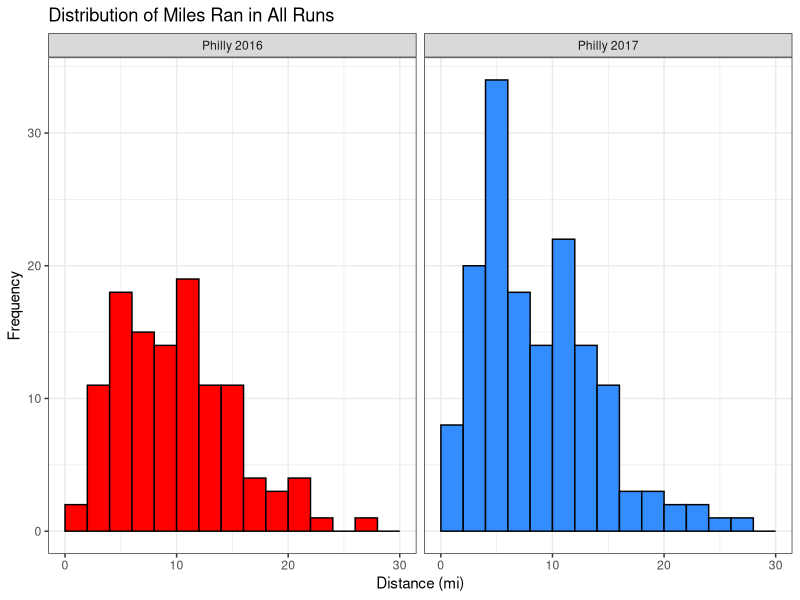
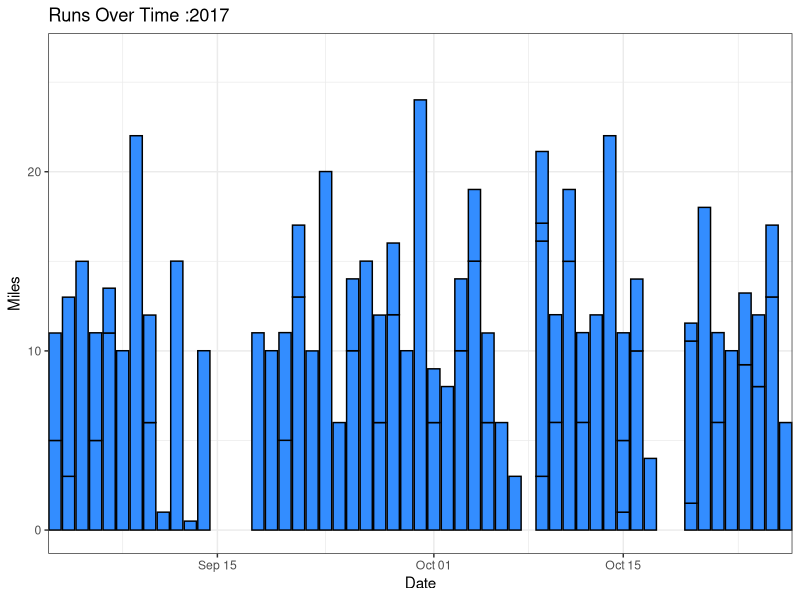
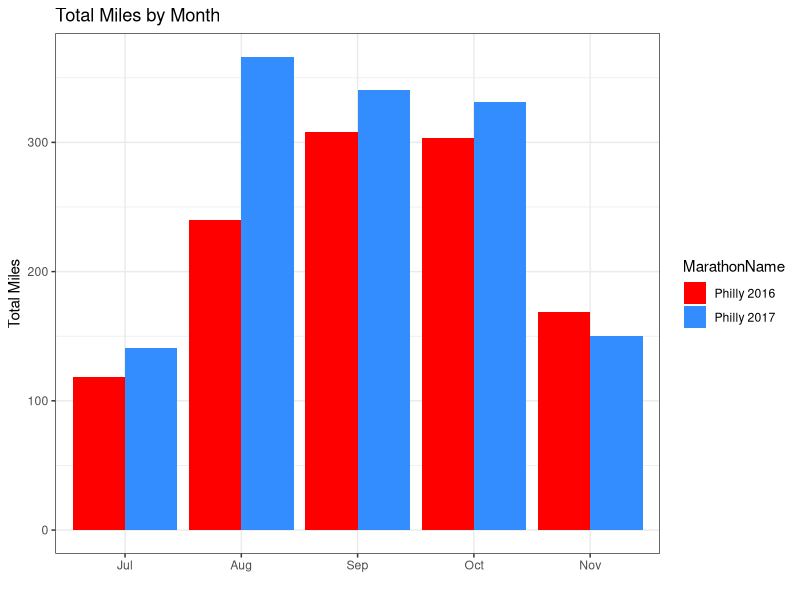
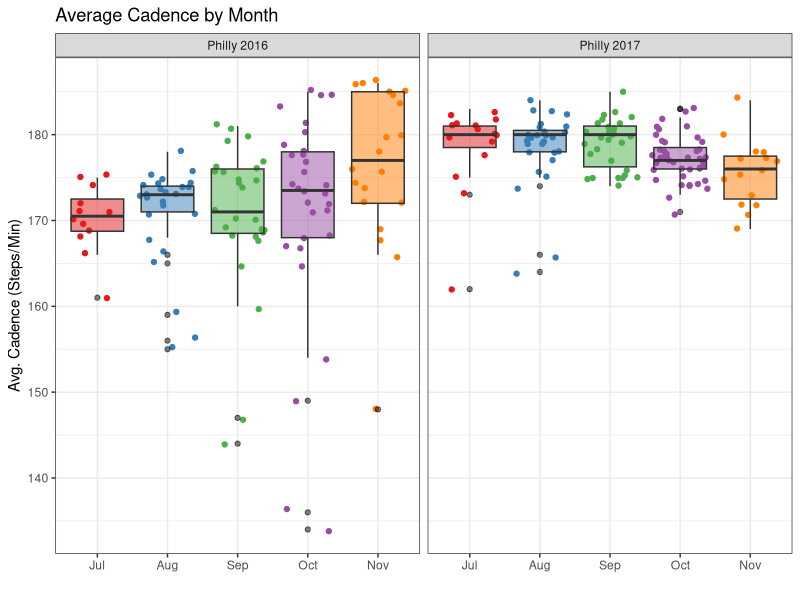
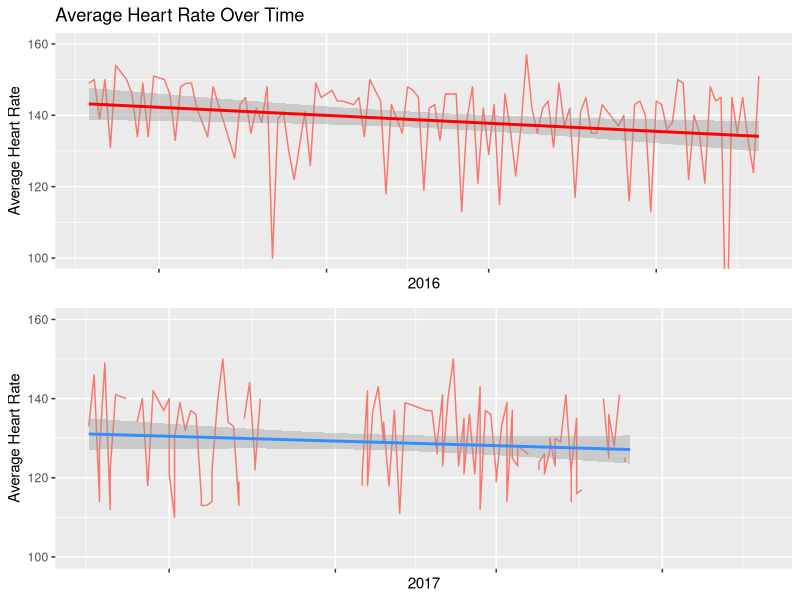
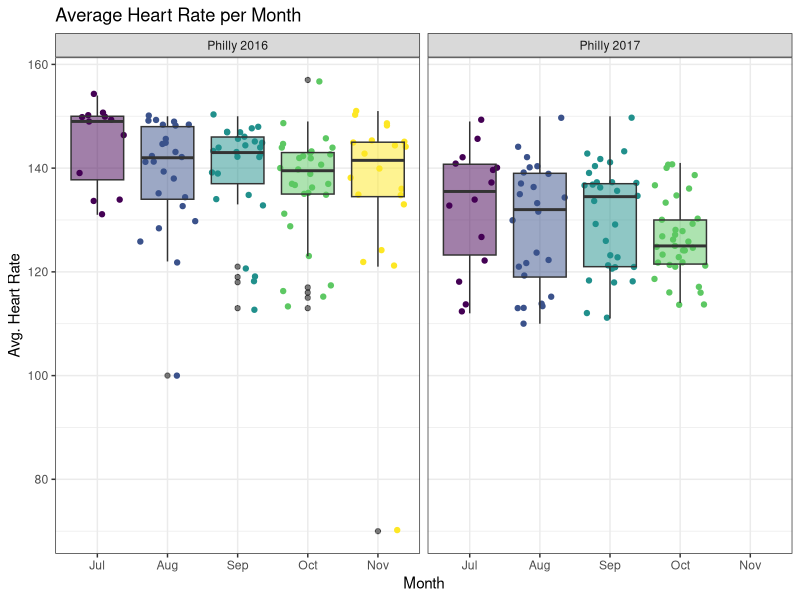
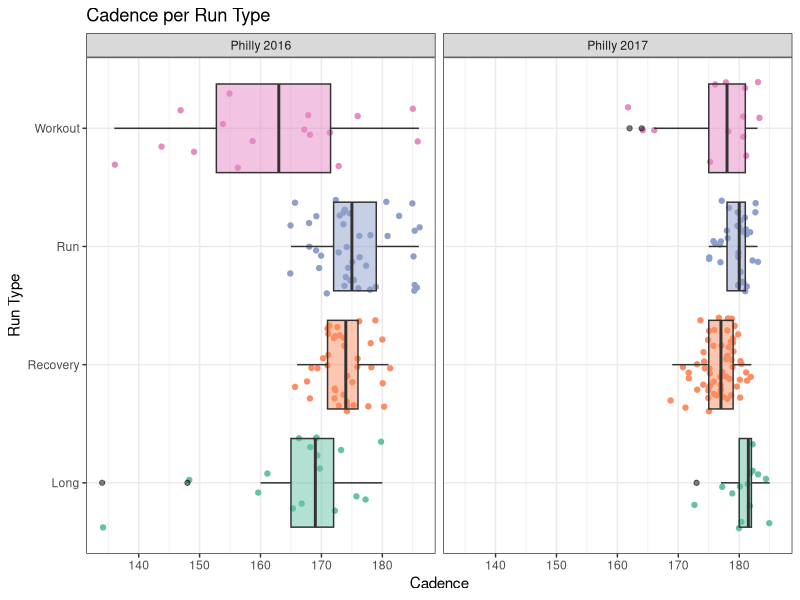
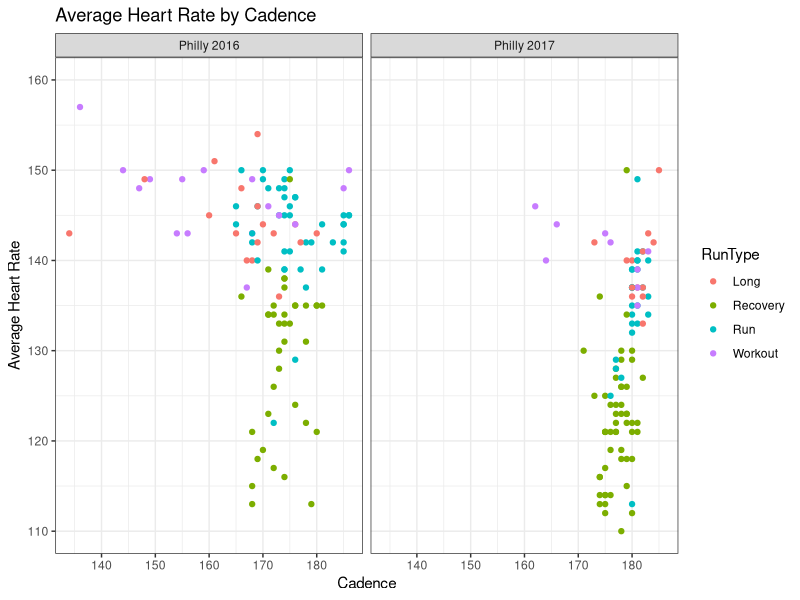

Generate these figures, in order, with R:
## ---- chunk 1
library(tidyverse) # data cleaning and manipulation
library(ggplot2) # plotting
library(lubridate) # dates
library(RColorBrewer) # plotting
library(magrittr) # pipe operations
library(knitr) # kable()
library(gridExtra) # grid.arrange()

## load in data files for both races
philly17 <- read.csv("../../Data/2017/cleanedMarathonTrainingData_philly17.csv", stringsAsFactors = F)
philly16 <- read.csv("../../Data/2016/cleanedMarathonTrainingData_philly16.csv", stringsAsFactors = F)

# random missing month value?
philly16[17,"Month"] <- "Aug"

## combine into 1 dataset and remove redundant row
philly <- rbind(philly16,philly17)
philly %<>% select(-X) %>%
  mutate(MarathonName = if_else(Marathon == "ph16","Philly 2016","Philly 2017"),
         # make POSIXct again
         Time = as.POSIXct(Time),
         Avg.Pace = as.POSIXct(Avg.Pace),
         Best.Pace = as.POSIXct(Best.Pace),
         Date = as.POSIXct(Date),
         StartTime = as.POSIXct(StartTime),
         # make Month an ordered factor
         Month = factor(Month, ordered = TRUE, 
                        levels = c("Jul","Aug","Sep","Oct","Nov")))

#glimpse(philly)
philly %>%
  group_by(MarathonName) %>%
  summarize(Count = n()) %>%
  kable()
## ---- chunk 2
#distance histogram
ggplot(data = philly, aes(x = Distance)) + 
  geom_histogram(binwidth = 2, aes(fill = MarathonName), colour = "black", boundary = 2) +
  scale_fill_manual(values = c("red","#338dff")) + 
  theme_bw() + 
  scale_x_continuous(limits = c(0, 30)) +
  xlab("Distance (mi)") + 
  ylab("Frequency") + 
  ggtitle("Distribution of Miles Ran in All Runs") + 
  guides(fill = FALSE) +
  facet_grid(~ MarathonName)
## ---- chunk 3
philly %>%
  group_by(MarathonName,RunCat) %>%
  summarize(Count = n()) %>%
  spread(key = RunCat, value = Count) %>%
  kable() # print as table
## ---- chunk 4
philly %>%
  filter(RunCat == "Misc") %>%
  select(Name,Date,RunCat) %>%
  kable()
## ---- chunk 5
philly %>%
  filter(Marathon == "ph17") %>%
  ggplot(aes(Date, Distance)) + 
    geom_bar(stat="identity", fill = "#338dff", colour = "black") +
    theme_bw() + 
    xlab("Date") + 
    ylab("Miles") + 
    ggtitle("Runs Over Time :2017") +
    guides(fill = FALSE) +
    coord_cartesian(xlim = c(as.POSIXct("2017-09-05", format = "%Y-%m-%d"),
                             as.POSIXct("2017-10-25", format = "%Y-%m-%d")))
## ---- chunk 6
philly %>%
  group_by(MarathonName) %>%
  select(Distance) %>%
  summarize(Mean = mean(Distance), Median = median(Distance), StdDev = sd(Distance),
            Min = min(Distance), Max = max(Distance), Count = n()) %>%
  kable()
## ---- chunk 7
philly %>% 
  select(Month,MarathonName,Distance) %>%
  group_by(Month,MarathonName) %>% 
  summarise(sum = sum(Distance)) %>%
  ggplot(aes(x = Month, y = sum, fill = MarathonName)) +
    geom_bar(stat = "identity", position = "dodge") +
    scale_fill_manual(values = c("red","#338dff")) + 
    theme_bw() + 
    xlab("") + 
    ylab("Total Miles") + 
    ggtitle("Total Miles by Month")
## ---- chunk 8
philly %>%
  filter(Month == "Nov") %>%
  group_by(MarathonName) %>%
  summarize(Count = n()) %>%
  kable() # print as table
## ---- chunk 9
#avg. cadence grouped by month
ggplot(data = philly, aes(Month, Avg.Cadence)) + 
  geom_jitter(aes(colour = Month)) +
  geom_boxplot(aes(fill = Month), outlier.colour = "black", alpha = 0.5) +
  scale_colour_brewer(palette = "Set1") +
  scale_fill_brewer(palette = "Set1") +
  theme_bw() + 
  xlab("") + 
  ylab("Avg. Cadence (Steps/Min)") + 
  theme(legend.position = "none") + 
  ggtitle("Average Cadence by Month") + 
  facet_grid(~ MarathonName)
## ---- chunk 10
philly %>%
  filter(Month %in% c("Jul","Aug"),
         Marathon == "ph17") %>%
  select(Name,Date,Avg.Cadence) %>%
  arrange(Avg.Cadence) %>%
  head(8) %>%
  kable()
## ---- chunk 11
hr16 <- philly %>%
  filter(Marathon == "ph16") %>%
  ggplot(data = , aes(Date, Avg.HR)) + 
    geom_line(aes(group=1, colour = "red")) +
    geom_smooth(method = "lm", se = T, colour = "red") + 
    theme(axis.text.x = element_blank(), legend.position = "none") +
    xlab("2016") + 
    ylab("Average Heart Rate") + 
    ggtitle("Average Heart Rate Over Time") + 
    coord_cartesian(ylim = c(100, 160))

hr17 <- philly %>%
  filter(Marathon == "ph17") %>%
  ggplot(data = , aes(Date, Avg.HR)) + 
    geom_line(aes(group=1, colour = "green")) +
    geom_smooth(method = "lm", se = T, colour = "#338dff") + 
    theme(axis.text.x = element_blank(), legend.position = "none") +
    xlab("2017") + 
    ylab("Average Heart Rate") + 
    coord_cartesian(ylim = c(100, 160))

grid.arrange(hr16, hr17, nrow = 2)
## ---- chunk 12
#avg. HR grouped by month
ggplot(data = philly, aes(Month, Avg.HR)) + 
  geom_jitter(aes(colour = Month)) +
  geom_boxplot(aes(fill = Month), outlier.colour = "black", alpha = 0.5) + 
  theme_bw() +
  theme(legend.position = "none") + 
  xlab("Month") + 
  ylab("Avg. Heart Rate") + 
  ggtitle("Average Heart Rate per Month") + facet_grid(~ MarathonName)
## ---- chunk 13
#avg. cadence grouped by month
philly %>%
  filter(RunType != "Race",
         RunType != "Misc") %>%
  ggplot(aes(RunType, Avg.Cadence)) + 
    geom_jitter(aes(colour = RunType)) +
    geom_boxplot(aes(fill = RunType), outlier.colour = "black", alpha = 0.5) +
    theme_bw() +
    theme(legend.position = "none") + 
    scale_colour_brewer(palette = "Set2") +
    scale_fill_brewer(palette = "Set2") +
    xlab("Run Type") + 
    ylab("Cadence") + 
    guides(fill=FALSE) +
    coord_flip() + 
    ggtitle("Cadence per Run Type") +
    facet_grid(~ MarathonName)
## ---- chunk 14
philly %>%
  filter(RunType != "Race",
         RunType != "Misc") %>%  
  ggplot(aes(Avg.Cadence, Avg.HR)) + 
    geom_point(aes(colour = RunType), na.rm = TRUE) +
    theme_bw() +
    xlab("Cadence") + 
    ylab("Average Heart Rate") + 
    scale_y_continuous(limits = c(110, 160)) +
    ggtitle("Average Heart Rate by Cadence") + 
    facet_grid(~ MarathonName)
## ---- chunk 15
#avg. cadence grouped by month
philly %>%
  filter(RunType != "Race",
         RunType != "Misc") %>%
  ggplot(aes(RunType, Avg.HR)) + 
    geom_jitter(aes(colour = RunType)) +
    geom_boxplot(aes(fill = RunType), outlier.colour = "black", alpha = 0.5) +
    theme_bw() +
    theme(legend.position = "none") + 
    xlab("Run Type") + 
    ylab("Avg Heart Rate") + 
    guides(fill=FALSE) +
    coord_flip() + 
    ggtitle("Average Heart Rate per Run Type") + 
    facet_grid(~ MarathonName)
## ---- chunk 16
philly %>%
  filter(RunType != "Race",
         RunType != "Misc") %>%
  ggplot(aes(as.POSIXct(paste(month(Date),'/',day(Date), sep=""),format="%m/%d"),
                            Avg.Pace, colour = RunType)) + 
    geom_point() +
    geom_smooth(fill = NA) +  
    theme_bw() +
    theme(axis.text.x = element_blank(), axis.text.y = element_blank()) +
    xlab("Date") + 
    ylab("Average Pace (mile/minute)") + 
    ggtitle("Average Pace Over Time") + 
    labs(caption="") + 
    facet_grid(~ MarathonName)
## ---- chunk 17
philly %>%
  filter(Marathon == "ph17",
         RunType != "Race",
         RunType != "Misc") %>%
  ggplot(aes(Date, Avg.Pace, colour = RunType)) + 
    geom_point() +
    geom_smooth(fill = NA) +  
    theme_bw() +
    theme(legend.position = "none", axis.text.x = element_blank(), axis.text.y = element_blank()) +   
    xlab("Date") + 
    ylab("Average Pace (mile/minute)") + 
    ggtitle("Average Pace Over Time") + 
    labs(caption="") + 
    facet_grid(RunType ~ .)
## ---- chunk 18
philly %>%
  filter(RunType != "Race",
         RunType != "Misc") %>%
  ggplot(aes(Elev.Gain, Avg.HR)) + 
    geom_point(aes(colour = RunType), na.rm = TRUE) +
    geom_smooth(fill = NA, na.rm = TRUE) +
    theme_bw() + 
    xlab("Elevation Gain (ft.)") + 
    ylab("Average Heart Rate (BPM)") +
    scale_y_continuous(limits = c(110, 160)) +
    ggtitle("Average Heart Rate by Elevation Gain") +
    facet_grid(~ MarathonName)
